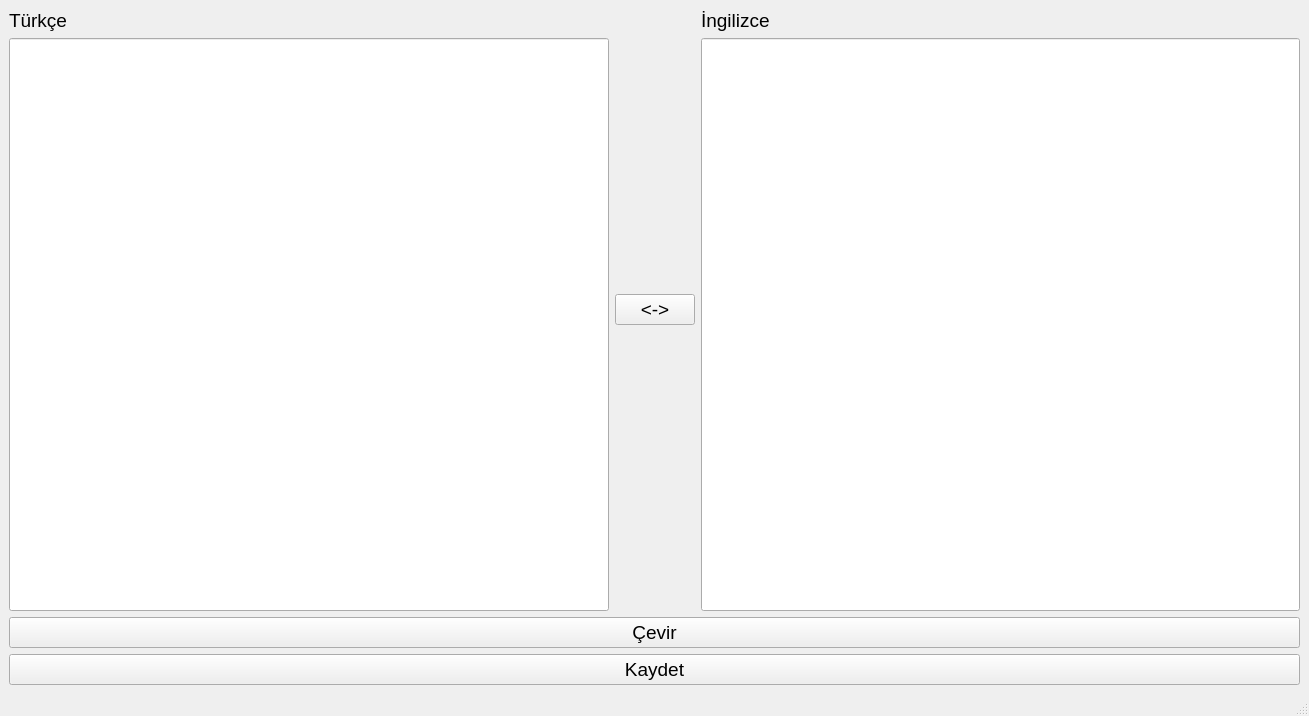
<?xml version="1.0" encoding="UTF-8"?>
<ui version="4.0">
 <class>MainWindow</class>
 <widget class="QMainWindow" name="MainWindow">
  <property name="geometry">
   <rect>
    <x>0</x>
    <y>0</y>
    <width>1309</width>
    <height>716</height>
   </rect>
  </property>
  <property name="windowTitle">
   <string>Çeviri</string>
  </property>
  <widget class="QWidget" name="centralwidget">
   <layout class="QGridLayout" name="gridLayout">
    <item row="0" column="0">
     <layout class="QVBoxLayout" name="verticalLayout_3">
      <item>
       <layout class="QHBoxLayout" name="horizontalLayout">
        <item>
         <layout class="QVBoxLayout" name="verticalLayout">
          <item>
           <widget class="QLabel" name="label_source">
            <property name="sizePolicy">
             <sizepolicy hsizetype="Preferred" vsizetype="Maximum">
              <horstretch>0</horstretch>
              <verstretch>0</verstretch>
             </sizepolicy>
            </property>
            <property name="font">
             <font>
              <pointsize>14</pointsize>
             </font>
            </property>
            <property name="text">
             <string>Türkçe</string>
            </property>
           </widget>
          </item>
          <item>
           <widget class="QLineEdit" name="lineEdit_source">
            <property name="sizePolicy">
             <sizepolicy hsizetype="Expanding" vsizetype="Expanding">
              <horstretch>0</horstretch>
              <verstretch>0</verstretch>
             </sizepolicy>
            </property>
            <property name="alignment">
             <set>Qt::AlignLeading|Qt::AlignLeft|Qt::AlignTop</set>
            </property>
           </widget>
          </item>
         </layout>
        </item>
        <item>
         <widget class="QPushButton" name="button_swap">
          <property name="sizePolicy">
           <sizepolicy hsizetype="Minimum" vsizetype="Maximum">
            <horstretch>0</horstretch>
            <verstretch>0</verstretch>
           </sizepolicy>
          </property>
          <property name="font">
           <font>
            <pointsize>14</pointsize>
           </font>
          </property>
          <property name="text">
           <string>&lt;-&gt;</string>
          </property>
         </widget>
        </item>
        <item>
         <layout class="QVBoxLayout" name="verticalLayout_2">
          <item>
           <widget class="QLabel" name="label_destination">
            <property name="sizePolicy">
             <sizepolicy hsizetype="Preferred" vsizetype="Maximum">
              <horstretch>0</horstretch>
              <verstretch>0</verstretch>
             </sizepolicy>
            </property>
            <property name="font">
             <font>
              <pointsize>14</pointsize>
             </font>
            </property>
            <property name="text">
             <string>İngilizce</string>
            </property>
           </widget>
          </item>
          <item>
           <widget class="QLineEdit" name="lineEdit_destination">
            <property name="sizePolicy">
             <sizepolicy hsizetype="Expanding" vsizetype="Expanding">
              <horstretch>0</horstretch>
              <verstretch>0</verstretch>
             </sizepolicy>
            </property>
            <property name="alignment">
             <set>Qt::AlignLeading|Qt::AlignLeft|Qt::AlignTop</set>
            </property>
            <property name="readOnly">
             <bool>false</bool>
            </property>
           </widget>
          </item>
         </layout>
        </item>
       </layout>
      </item>
      <item>
       <widget class="QPushButton" name="button_translate">
        <property name="sizePolicy">
         <sizepolicy hsizetype="Expanding" vsizetype="Maximum">
          <horstretch>0</horstretch>
          <verstretch>0</verstretch>
         </sizepolicy>
        </property>
        <property name="font">
         <font>
          <pointsize>14</pointsize>
         </font>
        </property>
        <property name="text">
         <string>Çevir</string>
        </property>
       </widget>
      </item>
      <item>
       <widget class="QPushButton" name="button_save_word">
        <property name="sizePolicy">
         <sizepolicy hsizetype="Expanding" vsizetype="Maximum">
          <horstretch>0</horstretch>
          <verstretch>0</verstretch>
         </sizepolicy>
        </property>
        <property name="font">
         <font>
          <pointsize>14</pointsize>
         </font>
        </property>
        <property name="text">
         <string>Kaydet</string>
        </property>
       </widget>
      </item>
     </layout>
    </item>
   </layout>
  </widget>
  <widget class="QMenuBar" name="menubar">
   <property name="geometry">
    <rect>
     <x>0</x>
     <y>0</y>
     <width>1309</width>
     <height>31</height>
    </rect>
   </property>
  </widget>
  <widget class="QStatusBar" name="statusbar"/>
 </widget>
 <tabstops>
  <tabstop>lineEdit_source</tabstop>
  <tabstop>button_translate</tabstop>
  <tabstop>button_save_word</tabstop>
  <tabstop>button_swap</tabstop>
  <tabstop>lineEdit_destination</tabstop>
 </tabstops>
 <resources/>
 <connections/>
</ui>
